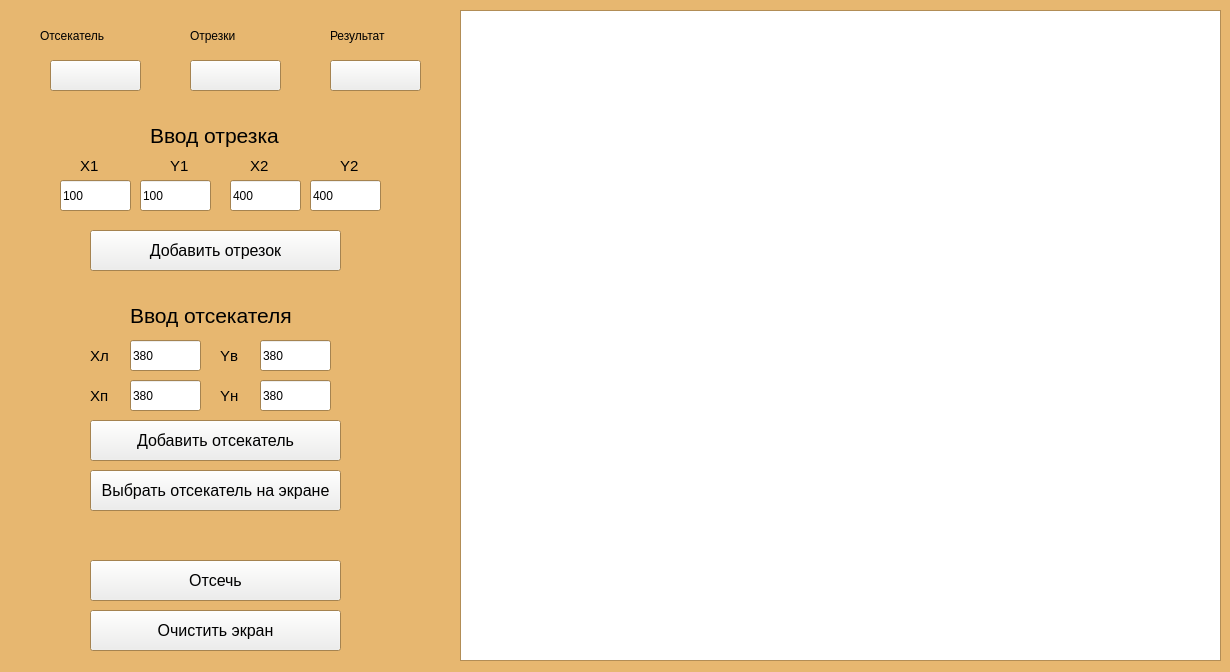
<?xml version="1.0" encoding="UTF-8"?>
<ui version="4.0">
 <class>GUI</class>
 <widget class="QWidget" name="GUI">
  <property name="geometry">
   <rect>
    <x>0</x>
    <y>0</y>
    <width>1230</width>
    <height>672</height>
   </rect>
  </property>
  <property name="palette">
   <palette>
    <active>
     <colorrole role="Button">
      <brush brushstyle="SolidPattern">
       <color alpha="255">
        <red>238</red>
        <green>238</green>
        <blue>236</blue>
       </color>
      </brush>
     </colorrole>
     <colorrole role="Base">
      <brush brushstyle="SolidPattern">
       <color alpha="255">
        <red>255</red>
        <green>255</green>
        <blue>255</blue>
       </color>
      </brush>
     </colorrole>
     <colorrole role="Window">
      <brush brushstyle="SolidPattern">
       <color alpha="255">
        <red>231</red>
        <green>183</green>
        <blue>112</blue>
       </color>
      </brush>
     </colorrole>
    </active>
    <inactive>
     <colorrole role="Button">
      <brush brushstyle="SolidPattern">
       <color alpha="255">
        <red>238</red>
        <green>238</green>
        <blue>236</blue>
       </color>
      </brush>
     </colorrole>
     <colorrole role="Base">
      <brush brushstyle="SolidPattern">
       <color alpha="255">
        <red>255</red>
        <green>255</green>
        <blue>255</blue>
       </color>
      </brush>
     </colorrole>
     <colorrole role="Window">
      <brush brushstyle="SolidPattern">
       <color alpha="255">
        <red>231</red>
        <green>183</green>
        <blue>112</blue>
       </color>
      </brush>
     </colorrole>
    </inactive>
    <disabled>
     <colorrole role="Button">
      <brush brushstyle="SolidPattern">
       <color alpha="255">
        <red>238</red>
        <green>238</green>
        <blue>236</blue>
       </color>
      </brush>
     </colorrole>
     <colorrole role="Base">
      <brush brushstyle="SolidPattern">
       <color alpha="255">
        <red>231</red>
        <green>183</green>
        <blue>112</blue>
       </color>
      </brush>
     </colorrole>
     <colorrole role="Window">
      <brush brushstyle="SolidPattern">
       <color alpha="255">
        <red>231</red>
        <green>183</green>
        <blue>112</blue>
       </color>
      </brush>
     </colorrole>
    </disabled>
   </palette>
  </property>
  <property name="windowTitle">
   <string>GUI</string>
  </property>
  <property name="autoFillBackground">
   <bool>false</bool>
  </property>
  <widget class="QGraphicsView" name="graphicsView">
   <property name="geometry">
    <rect>
     <x>460</x>
     <y>10</y>
     <width>761</width>
     <height>651</height>
    </rect>
   </property>
  </widget>
  <widget class="QLabel" name="label">
   <property name="geometry">
    <rect>
     <x>40</x>
     <y>20</y>
     <width>121</width>
     <height>31</height>
    </rect>
   </property>
   <property name="styleSheet">
    <string notr="true">font: 16pt &quot;Ubuntu&quot;;</string>
   </property>
   <property name="text">
    <string>Отсекатель</string>
   </property>
  </widget>
  <widget class="QLabel" name="label_2">
   <property name="geometry">
    <rect>
     <x>190</x>
     <y>20</y>
     <width>91</width>
     <height>31</height>
    </rect>
   </property>
   <property name="styleSheet">
    <string notr="true">font: 16pt &quot;Ubuntu&quot;;</string>
   </property>
   <property name="text">
    <string>Отрезки</string>
   </property>
  </widget>
  <widget class="QPushButton" name="cutOffButton">
   <property name="geometry">
    <rect>
     <x>90</x>
     <y>560</y>
     <width>251</width>
     <height>41</height>
    </rect>
   </property>
   <property name="font">
    <font>
     <pointsize>12</pointsize>
    </font>
   </property>
   <property name="text">
    <string>Отсечь</string>
   </property>
  </widget>
  <widget class="QPushButton" name="clearScreenButton">
   <property name="geometry">
    <rect>
     <x>90</x>
     <y>610</y>
     <width>251</width>
     <height>41</height>
    </rect>
   </property>
   <property name="font">
    <font>
     <pointsize>12</pointsize>
    </font>
   </property>
   <property name="text">
    <string>Очистить экран</string>
   </property>
  </widget>
  <widget class="QLabel" name="label_10">
   <property name="geometry">
    <rect>
     <x>80</x>
     <y>150</y>
     <width>41</width>
     <height>31</height>
    </rect>
   </property>
   <property name="font">
    <font>
     <pointsize>11</pointsize>
    </font>
   </property>
   <property name="text">
    <string>X1</string>
   </property>
  </widget>
  <widget class="QLabel" name="label_11">
   <property name="geometry">
    <rect>
     <x>170</x>
     <y>150</y>
     <width>31</width>
     <height>31</height>
    </rect>
   </property>
   <property name="font">
    <font>
     <pointsize>11</pointsize>
    </font>
   </property>
   <property name="text">
    <string>Y1</string>
   </property>
  </widget>
  <widget class="QLineEdit" name="X_1">
   <property name="geometry">
    <rect>
     <x>60</x>
     <y>180</y>
     <width>71</width>
     <height>31</height>
    </rect>
   </property>
   <property name="text">
    <string>100</string>
   </property>
  </widget>
  <widget class="QLineEdit" name="Y_1">
   <property name="geometry">
    <rect>
     <x>140</x>
     <y>180</y>
     <width>71</width>
     <height>31</height>
    </rect>
   </property>
   <property name="text">
    <string>100</string>
   </property>
  </widget>
  <widget class="QPushButton" name="addSegmentButton">
   <property name="geometry">
    <rect>
     <x>90</x>
     <y>230</y>
     <width>251</width>
     <height>41</height>
    </rect>
   </property>
   <property name="font">
    <font>
     <pointsize>12</pointsize>
    </font>
   </property>
   <property name="text">
    <string>Добавить отрезок</string>
   </property>
  </widget>
  <widget class="QLabel" name="label_4">
   <property name="geometry">
    <rect>
     <x>150</x>
     <y>120</y>
     <width>171</width>
     <height>31</height>
    </rect>
   </property>
   <property name="font">
    <font>
     <pointsize>16</pointsize>
    </font>
   </property>
   <property name="text">
    <string>Ввод отрезка</string>
   </property>
   <property name="wordWrap">
    <bool>true</bool>
   </property>
  </widget>
  <widget class="QLabel" name="label_5">
   <property name="geometry">
    <rect>
     <x>330</x>
     <y>20</y>
     <width>111</width>
     <height>31</height>
    </rect>
   </property>
   <property name="styleSheet">
    <string notr="true">font: 16pt &quot;Ubuntu&quot;;</string>
   </property>
   <property name="text">
    <string>Результат</string>
   </property>
  </widget>
  <widget class="QPushButton" name="cutOff_colorButton">
   <property name="geometry">
    <rect>
     <x>50</x>
     <y>60</y>
     <width>91</width>
     <height>31</height>
    </rect>
   </property>
   <property name="text">
    <string/>
   </property>
  </widget>
  <widget class="QPushButton" name="segment_olorButton">
   <property name="geometry">
    <rect>
     <x>190</x>
     <y>60</y>
     <width>91</width>
     <height>31</height>
    </rect>
   </property>
   <property name="text">
    <string/>
   </property>
  </widget>
  <widget class="QPushButton" name="result_colorButton">
   <property name="geometry">
    <rect>
     <x>330</x>
     <y>60</y>
     <width>91</width>
     <height>31</height>
    </rect>
   </property>
   <property name="text">
    <string/>
   </property>
  </widget>
  <widget class="QLabel" name="label_12">
   <property name="geometry">
    <rect>
     <x>90</x>
     <y>340</y>
     <width>31</width>
     <height>31</height>
    </rect>
   </property>
   <property name="font">
    <font>
     <pointsize>11</pointsize>
    </font>
   </property>
   <property name="text">
    <string>Xл</string>
   </property>
  </widget>
  <widget class="QLineEdit" name="X_left">
   <property name="geometry">
    <rect>
     <x>130</x>
     <y>340</y>
     <width>71</width>
     <height>31</height>
    </rect>
   </property>
   <property name="text">
    <string>380</string>
   </property>
  </widget>
  <widget class="QLabel" name="label_6">
   <property name="geometry">
    <rect>
     <x>130</x>
     <y>290</y>
     <width>191</width>
     <height>51</height>
    </rect>
   </property>
   <property name="font">
    <font>
     <pointsize>16</pointsize>
    </font>
   </property>
   <property name="text">
    <string>Ввод отсекателя</string>
   </property>
   <property name="wordWrap">
    <bool>true</bool>
   </property>
  </widget>
  <widget class="QLineEdit" name="X_right">
   <property name="geometry">
    <rect>
     <x>130</x>
     <y>380</y>
     <width>71</width>
     <height>31</height>
    </rect>
   </property>
   <property name="text">
    <string>380</string>
   </property>
  </widget>
  <widget class="QLabel" name="label_13">
   <property name="geometry">
    <rect>
     <x>90</x>
     <y>380</y>
     <width>21</width>
     <height>31</height>
    </rect>
   </property>
   <property name="font">
    <font>
     <pointsize>11</pointsize>
    </font>
   </property>
   <property name="text">
    <string>Xп</string>
   </property>
  </widget>
  <widget class="QLineEdit" name="Y_down">
   <property name="geometry">
    <rect>
     <x>260</x>
     <y>380</y>
     <width>71</width>
     <height>31</height>
    </rect>
   </property>
   <property name="text">
    <string>380</string>
   </property>
  </widget>
  <widget class="QLineEdit" name="Y_up">
   <property name="geometry">
    <rect>
     <x>260</x>
     <y>340</y>
     <width>71</width>
     <height>31</height>
    </rect>
   </property>
   <property name="text">
    <string>380</string>
   </property>
  </widget>
  <widget class="QLabel" name="label_14">
   <property name="geometry">
    <rect>
     <x>220</x>
     <y>380</y>
     <width>31</width>
     <height>31</height>
    </rect>
   </property>
   <property name="font">
    <font>
     <pointsize>11</pointsize>
    </font>
   </property>
   <property name="text">
    <string>Yн</string>
   </property>
  </widget>
  <widget class="QLabel" name="label_15">
   <property name="geometry">
    <rect>
     <x>220</x>
     <y>340</y>
     <width>31</width>
     <height>31</height>
    </rect>
   </property>
   <property name="font">
    <font>
     <pointsize>11</pointsize>
    </font>
   </property>
   <property name="text">
    <string>Yв</string>
   </property>
  </widget>
  <widget class="QLabel" name="label_16">
   <property name="geometry">
    <rect>
     <x>250</x>
     <y>150</y>
     <width>41</width>
     <height>31</height>
    </rect>
   </property>
   <property name="font">
    <font>
     <pointsize>11</pointsize>
    </font>
   </property>
   <property name="text">
    <string>X2</string>
   </property>
  </widget>
  <widget class="QLineEdit" name="X_2">
   <property name="geometry">
    <rect>
     <x>230</x>
     <y>180</y>
     <width>71</width>
     <height>31</height>
    </rect>
   </property>
   <property name="text">
    <string>400</string>
   </property>
  </widget>
  <widget class="QLineEdit" name="Y_2">
   <property name="geometry">
    <rect>
     <x>310</x>
     <y>180</y>
     <width>71</width>
     <height>31</height>
    </rect>
   </property>
   <property name="text">
    <string>400</string>
   </property>
  </widget>
  <widget class="QLabel" name="label_17">
   <property name="geometry">
    <rect>
     <x>340</x>
     <y>150</y>
     <width>31</width>
     <height>31</height>
    </rect>
   </property>
   <property name="font">
    <font>
     <pointsize>11</pointsize>
    </font>
   </property>
   <property name="text">
    <string>Y2</string>
   </property>
  </widget>
  <widget class="QPushButton" name="addCutOffButton">
   <property name="geometry">
    <rect>
     <x>90</x>
     <y>420</y>
     <width>251</width>
     <height>41</height>
    </rect>
   </property>
   <property name="font">
    <font>
     <pointsize>12</pointsize>
    </font>
   </property>
   <property name="text">
    <string>Добавить отcекатель</string>
   </property>
  </widget>
  <widget class="QPushButton" name="chooseCutOffButton">
   <property name="geometry">
    <rect>
     <x>90</x>
     <y>470</y>
     <width>251</width>
     <height>41</height>
    </rect>
   </property>
   <property name="font">
    <font>
     <pointsize>12</pointsize>
    </font>
   </property>
   <property name="text">
    <string>Выбрать отсекатель на экране</string>
   </property>
  </widget>
 </widget>
 <resources/>
 <connections/>
</ui>
